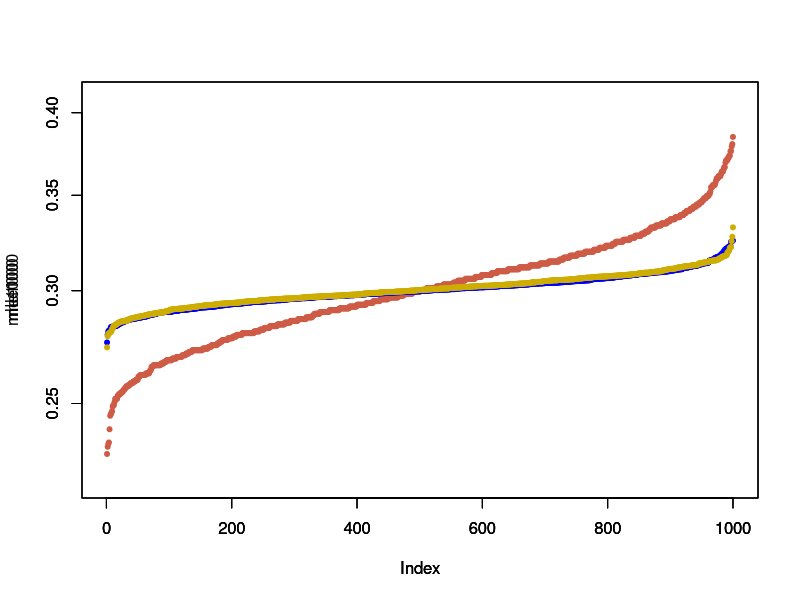
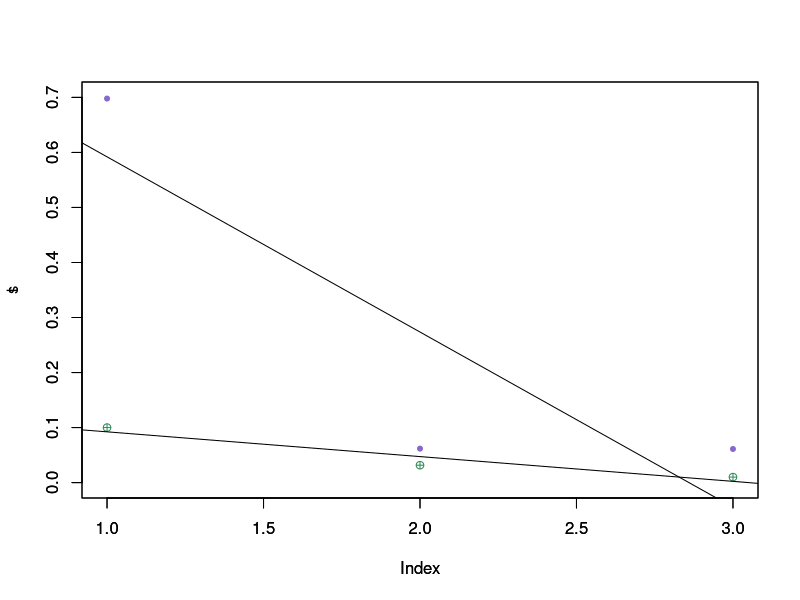

Generate these figures, in order, with R:
# FUNCS
#func.mle
func.mle <- function(x) 1/(1+mean(x))
#func.remove_geo_outliers
func.remove_geo_outliers <- function(x, a) {
  1 - (sum(x>=a & x<(2*a)) / sum(x<a))^(1/a)
}
#func.geo_trimmer
func.geo_trimmer <- function(x, a) {
  require(MASS)
  geom.tm <- function(p, xbar, cutoff) {(sum(dgeom(1:cutoff, p)*c(1:cutoff))-xbar)^2}
  cutoff <- quantile(x, a)
  xbar <- mean(x[x <= cutoff])
  optim(0.5, geom.tm, lower=1.0e-05, upper=1-1.0e-05, method="L-BFGS-B",
        xbar=xbar, c=cutoff)$par
}

# BUILD GEOMETRIC SAMPLING
# ?Geometric
# p(x|p)= p * (1−p)^x
# therefore, p(x+1|p)/p(x|p) = 1−p
a100 <- matrix(rgeom(100000, 0.3), 1000, 100)
b1000 <- matrix(rgeom(1000000, 0.3), 1000, 1000)
c10000 <- matrix(rgeom(1000000, 0.3), 1000, 10000)

#mle100 <- apply(a100, 1, func.remove_geo_outliers, a=3)
#mle100 <- apply(a100, 1, func.geo_trimmer, a=0.75)
mle100 <- apply(a100, 1, func.mle)
mle100 <- sort(mle100)
plot(mle100, pch=20, col="coral3", ylim=c(0.22, 0.41), log = "y")
# standard error of estimate = error sum of squares (SSE)
# sigma[i=1..n](() yi - mean(y) )^2)
mn = mean(mle100)
mle100diff = (mle100 - mn)^2
sse100 = sum(mle100diff)
cmpr100 = 1/(sqrt(100))

#mle1000 <- apply(b1000, 1, func.remove_geo_outliers, a=3)
#mle1000 <- apply(b1000, 1, func.geo_trimmer, a=0.75)
mle1000 <- apply(b1000, 1, func.mle)
mle1000 <- sort(mle1000)
par(new=T)
plot(mle1000, pch=20, col="blue", ylim=c(0.22, 0.41), log = "y")
mn = mean(mle1000)
mle1000diff = (mle1000 - mn)^2
sse1000 = sum(mle1000diff)
cmpr1000 = 1/(sqrt(1000))

#mle10000 <- apply(c10000, 1, func.remove_geo_outliers, a=3)
#mle10000 <- apply(c10000, 1, func.geo_trimmer, a=0.75)
mle10000 <- apply(c10000, 1, func.mle)
mle10000 <- sort(mle10000)
par(new=T)
plot(mle10000, pch=20, col="gold3", ylim=c(0.22, 0.41), log = "y")
mn = mean(mle10000)
mle10000diff = (mle10000 - mn)^2
sse10000 = sum(mle10000diff)
cmpr10000 = 1/(sqrt(10000))

t <- c(cmpr100, cmpr1000, cmpr10000)
s <- c(sse100, sse1000, sse10000)
plot(t, pch=10, col="seagreen", ylim=c(0, 0.7))
abline(lsfit(1:3,t))
par(new=T)
plot(s, pch=20, col="mediumpurple3", ylim=c(0, 0.7))
abline(lsfit(1:3,s))
